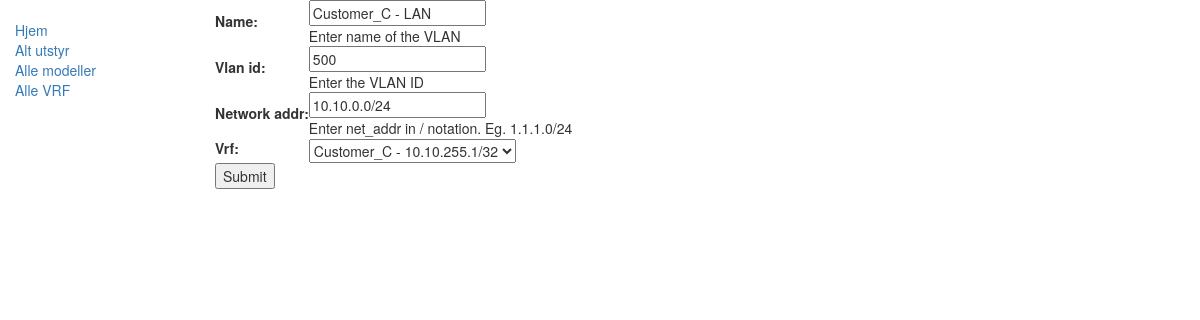
The app's page /prov/vlan/1/update/ with its own data.
### prov/models.py (models this page shows, shortened)
class Vlan(models.Model):
    name = models.CharField(max_length=200, help_text="Enter name of the VLAN")
    vlan_id = models.IntegerField(help_text="Enter the VLAN ID")
    network_addr = models.CharField(max_length=200, help_text="Enter net_addr in / notation. Eg. 1.1.1.0/24 ")
    vrf = models.ForeignKey('Vrf', on_delete=models.SET_NULL, null=True)
    class Meta:
        ordering = ['name']

class Vrf(models.Model):
    name = models.CharField(max_length=200, help_text="Enter name of the vrf")
    equipment = models.ForeignKey('Equipment', on_delete=models.CASCADE, null=True, help_text="Equip VRF is connected to")
    loopback = models.CharField(max_length=200, help_text="Enter loopback addr, eg 1.1.1.1/32")
    linknet = models.CharField(max_length=200, help_text="Enter linknet addr, eg 1.1.1.1/31")
    def __str__(self):
        return self.name + " - " + self.loopback
    class Meta:
        ordering = ['name']

### prov/views.py (the view)
# urls.py: path('vlan/<int:pk>/update/', views.VlanUpdate.as_view(), name='vlan_update'),
class VlanUpdate(UpdateView):
    model = Vlan
    fields = ['name','vlan_id','network_addr','vrf']
    success_url = reverse_lazy('vrf')

### prov/templates/prov/vlan_form.html (shortened to what this page needs)
{% extends "base_generic.html" %}
{% block content %}
<form action="" method="post">
    <table>
    {{ form.as_table }}
    </table>
    <input type="submit" value="Submit" />
</form>
{% endblock %}

### records on screen
Vlan: name "Customer_C - LAN", vlan_id "500", network_addr "10.10.0.0/24", vrf "Customer_C - 10.10.255.1/32"
